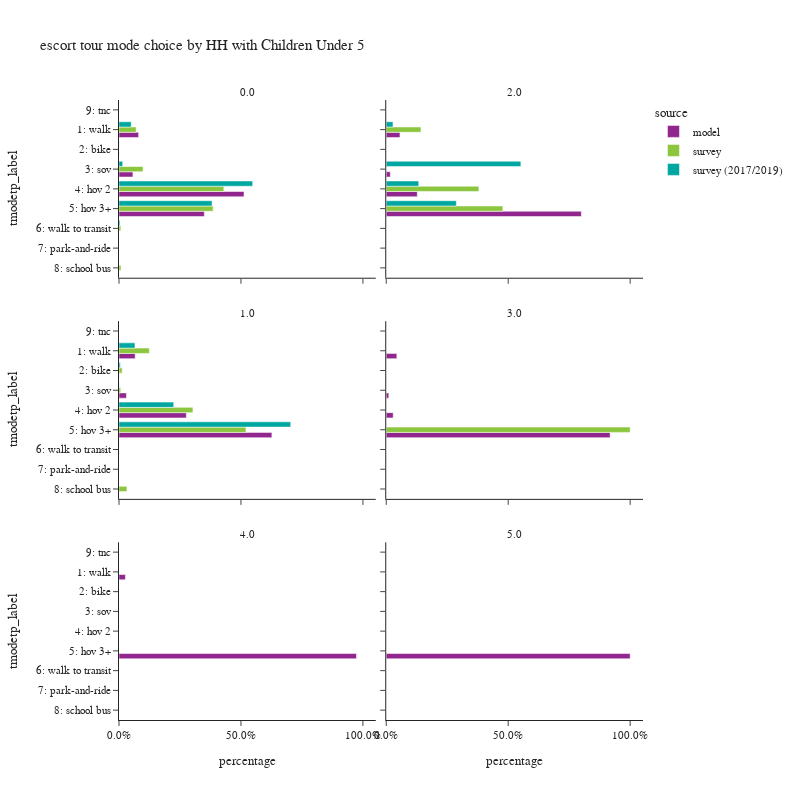

This figure's notebook cell:
### Code cell
plot_mode_choice(es_tour,
                 "hhcu5",
                 {
                  "tmodetp_label":["1: walk","2: bike","3: sov","4: hov 2","5: hov 3+","6: walk to transit",
                                   "7: park-and-ride","8: school bus","9: other–survey only"]},
                 "HH with Children Under 5",2,800)

### Figure 1 — Plotly figure (JSON) as saved in the notebook; plotly's stock layout.template omitted (floating-point values rounded to 4 significant figures)
{"data": [{"alignmentgroup": "True", "customdata": [[4016], [18], [2852], [25621], [17491]], "hovertemplate": "source=model<br>hhcu5=0.0<br>percentage=%{x}<br>tmodetp_label=%{y}<br>sample count=%{customdata[0]}<extra></extra>", "legendgroup": "model", "marker": {"color": "#91268F", "pattern": {"shape": ""}}, "name": "model", "offsetgroup": "model", "orientation": "h", "showlegend": true, "textposition": "auto", "type": "bar", "x": [0.08032, 0.00036, 0.05704, 0.5124, 0.3498], "xaxis": "x5", "y": ["1: walk", "2: bike", "3: sov", "4: hov 2", "5: hov 3+"], "yaxis": "y5"}, {"alignmentgroup": "True", "customdata": [[319], [95], [722], [4539]], "hovertemplate": "source=model<br>hhcu5=2.0<br>percentage=%{x}<br>tmodetp_label=%{y}<br>sample count=%{customdata[0]}<extra></extra>", "legendgroup": "model", "marker": {"color": "#91268F", "pattern": {"shape": ""}}, "name": "model", "offsetgroup": "model", "orientation": "h", "showlegend": false, "textposition": "auto", "type": "bar", "x": [0.05621, 0.01674, 0.1272, 0.7998], "xaxis": "x6", "y": ["1: walk", "3: sov", "4: hov 2", "5: hov 3+"], "yaxis": "y6"}, {"alignmentgroup": "True", "customdata": [[1268], [9], [582], [5280], [11988]], "hovertemplate": "source=model<br>hhcu5=1.0<br>percentage=%{x}<br>tmodetp_label=%{y}<br>sample count=%{customdata[0]}<extra></extra>", "legendgroup": "model", "marker": {"color": "#91268F", "pattern": {"shape": ""}}, "name": "model", "offsetgroup": "model", "orientation": "h", "showlegend": false, "textposition": "auto", "type": "bar", "x": [0.06629, 0.0004705, 0.03043, 0.276, 0.6268], "xaxis": "x3", "y": ["1: walk", "2: bike", "3: sov", "4: hov 2", "5: hov 3+"], "yaxis": "y3"}, {"alignmentgroup": "True", "customdata": [[29], [7], [19], [613]], "hovertemplate": "source=model<br>hhcu5=3.0<br>percentage=%{x}<br>tmodetp_label=%{y}<br>sample count=%{customdata[0]}<extra></extra>", "legendgroup": "model", "marker": {"color": "#91268F", "pattern": {"shape": ""}}, "name": "model", "offsetgroup": "model", "orientation": "h", "showlegend": false, "textposition": "auto", "type": "bar", "x": [0.04341, 0.01048, 0.02844, 0.9177], "xaxis": "x4", "y": ["1: walk", "3: sov", "4: hov 2", "5: hov 3+"], "yaxis": "y4"}, {"alignmentgroup": "True", "customdata": [[1], [37]], "hovertemplate": "source=model<br>hhcu5=4.0<br>percentage=%{x}<br>tmodetp_label=%{y}<br>sample count=%{customdata[0]}<extra></extra>", "legendgroup": "model", "marker": {"color": "#91268F", "pattern": {"shape": ""}}, "name": "model", "offsetgroup": "model", "orientation": "h", "showlegend": false, "textposition": "auto", "type": "bar", "x": [0.02632, 0.9737], "xaxis": "x", "y": ["1: walk", "5: hov 3+"], "yaxis": "y"}, {"alignmentgroup": "True", "customdata": [[2]], "hovertemplate": "source=model<br>hhcu5=5.0<br>percentage=%{x}<br>tmodetp_label=%{y}<br>sample count=%{customdata[0]}<extra></extra>", "legendgroup": "model", "marker": {"color": "#91268F", "pattern": {"shape": ""}}, "name": "model", "offsetgroup": "model", "orientation": "h", "showlegend": false, "textposition": "auto", "type": "bar", "x": [1.0], "xaxis": "x2", "y": ["5: hov 3+"], "yaxis": "y2"}, {"alignmentgroup": "True", "customdata": [[57], [2], [46], [230], [155], [13], [5]], "hovertemplate": "source=survey<br>hhcu5=0.0<br>percentage=%{x}<br>tmodetp_label=%{y}<br>sample count=%{customdata[0]}<extra></extra>", "legendgroup": "survey", "marker": {"color": "#8CC63E", "pattern": {"shape": ""}}, "name": "survey", "offsetgroup": "survey", "orientation": "h", "showlegend": true, "textposition": "auto", "type": "bar", "x": [0.07021, 0.0002472, 0.09858, 0.4297, 0.3858, 0.007433, 0.008033], "xaxis": "x5", "y": ["1: walk", "2: bike", "3: sov", "4: hov 2", "5: hov 3+", "6: walk to transit", "8: school bus"], "yaxis": "y5"}, {"alignmentgroup": "True", "customdata": [[9], [20], [22]], "hovertemplate": "source=survey<br>hhcu5=2.0<br>percentage=%{x}<br>tmodetp_label=%{y}<br>sample count=%{customdata[0]}<extra></extra>", "legendgroup": "survey", "marker": {"color": "#8CC63E", "pattern": {"shape": ""}}, "name": "survey", "offsetgroup": "survey", "orientation": "h", "showlegend": false, "textposition": "auto", "type": "bar", "x": [0.1422, 0.3797, 0.4781], "xaxis": "x6", "y": ["1: walk", "4: hov 2", "5: hov 3+"], "yaxis": "y6"}, {"alignmentgroup": "True", "customdata": [[22], [8], [4], [60], [87], [1]], "hovertemplate": "source=survey<br>hhcu5=1.0<br>percentage=%{x}<br>tmodetp_label=%{y}<br>sample count=%{customdata[0]}<extra></extra>", "legendgroup": "survey", "marker": {"color": "#8CC63E", "pattern": {"shape": ""}}, "name": "survey", "offsetgroup": "survey", "orientation": "h", "showlegend": false, "textposition": "auto", "type": "bar", "x": [0.1242, 0.01292, 0.006913, 0.3031, 0.5204, 0.03244], "xaxis": "x3", "y": ["1: walk", "2: bike", "3: sov", "4: hov 2", "5: hov 3+", "8: school bus"], "yaxis": "y3"}, {"alignmentgroup": "True", "customdata": [[2]], "hovertemplate": "source=survey<br>hhcu5=3.0<br>percentage=%{x}<br>tmodetp_label=%{y}<br>sample count=%{customdata[0]}<extra></extra>", "legendgroup": "survey", "marker": {"color": "#8CC63E", "pattern": {"shape": ""}}, "name": "survey", "offsetgroup": "survey", "orientation": "h", "showlegend": false, "textposition": "auto", "type": "bar", "x": [1.0], "xaxis": "x4", "y": ["5: hov 3+"], "yaxis": "y4"}, {"alignmentgroup": "True", "customdata": [[60], [6], [24], [281], [133], [11], [1]], "hovertemplate": "source=survey (2017/2019)<br>hhcu5=0.0<br>percentage=%{x}<br>tmodetp_label=%{y}<br>sample count=%{customdata[0]}<extra></extra>", "legendgroup": "survey (2017/2019)", "marker": {"color": "#00A7A0", "pattern": {"shape": ""}}, "name": "survey (2017/2019)", "offsetgroup": "survey (2017/2019)", "orientation": "h", "showlegend": true, "textposition": "auto", "type": "bar", "x": [0.05009, 0.0008549, 0.01515, 0.5481, 0.3815, 0.004322, 4.69e-05], "xaxis": "x5", "y": ["1: walk", "2: bike", "3: sov", "4: hov 2", "5: hov 3+", "6: walk to transit", "9: tnc"], "yaxis": "y5"}, {"alignmentgroup": "True", "customdata": [[10], [4], [8], [51]], "hovertemplate": "source=survey (2017/2019)<br>hhcu5=2.0<br>percentage=%{x}<br>tmodetp_label=%{y}<br>sample count=%{customdata[0]}<extra></extra>", "legendgroup": "survey (2017/2019)", "marker": {"color": "#00A7A0", "pattern": {"shape": ""}}, "name": "survey (2017/2019)", "offsetgroup": "survey (2017/2019)", "orientation": "h", "showlegend": false, "textposition": "auto", "type": "bar", "x": [0.02765, 0.5519, 0.1331, 0.2874], "xaxis": "x6", "y": ["1: walk", "3: sov", "4: hov 2", "5: hov 3+"], "yaxis": "y6"}, {"alignmentgroup": "True", "customdata": [[29], [2], [1], [66], [108], [2]], "hovertemplate": "source=survey (2017/2019)<br>hhcu5=1.0<br>percentage=%{x}<br>tmodetp_label=%{y}<br>sample count=%{customdata[0]}<extra></extra>", "legendgroup": "survey (2017/2019)", "marker": {"color": "#00A7A0", "pattern": {"shape": ""}}, "name": "survey (2017/2019)", "offsetgroup": "survey (2017/2019)", "orientation": "h", "showlegend": false, "textposition": "auto", "type": "bar", "x": [0.06545, 0.005227, 0.0008296, 0.2242, 0.7038, 0.0004287], "xaxis": "x3", "y": ["1: walk", "2: bike", "3: sov", "4: hov 2", "5: hov 3+", "6: walk to transit"], "yaxis": "y3"}], "layout": {"annotations": [{"font": {}, "showarrow": false, "text": "4.0", "x": 0.245, "xanchor": "center", "xref": "paper", "y": 0.2867, "yanchor": "bottom", "yref": "paper"}, {"font": {}, "showarrow": false, "text": "5.0", "x": 0.755, "xanchor": "center", "xref": "paper", "y": 0.2867, "yanchor": "bottom", "yref": "paper"}, {"font": {}, "showarrow": false, "text": "1.0", "x": 0.245, "xanchor": "center", "xref": "paper", "y": 0.6433, "yanchor": "bottom", "yref": "paper"}, {"font": {}, "showarrow": false, "text": "3.0", "x": 0.755, "xanchor": "center", "xref": "paper", "y": 0.6433, "yanchor": "bottom", "yref": "paper"}, {"font": {}, "showarrow": false, "text": "0.0", "x": 0.245, "xanchor": "center", "xref": "paper", "y": 1.0, "yanchor": "bottom", "yref": "paper"}, {"font": {}, "showarrow": false, "text": "2.0", "x": 0.755, "xanchor": "center", "xref": "paper", "y": 1.0, "yanchor": "bottom", "yref": "paper"}], "barmode": "group", "height": 800, "legend": {"title": {"text": "source"}, "tracegroupgap": 0}, "title": {"text": "escort tour mode choice by HH with Children Under 5"}, "width": 800, "xaxis": {"anchor": "y", "domain": [0.0, 0.49], "tickformat": ".1%", "title": {"text": "percentage"}}, "xaxis2": {"anchor": "y2", "domain": [0.51, 1.0], "matches": "x", "tickformat": ".1%", "title": {"text": "percentage"}}, "xaxis3": {"anchor": "y3", "domain": [0.0, 0.49], "matches": "x", "showticklabels": false, "tickformat": ".1%"}, "xaxis4": {"anchor": "y4", "domain": [0.51, 1.0], "matches": "x", "showticklabels": false, "tickformat": ".1%"}, "xaxis5": {"anchor": "y5", "domain": [0.0, 0.49], "matches": "x", "showticklabels": false, "tickformat": ".1%"}, "xaxis6": {"anchor": "y6", "domain": [0.51, 1.0], "matches": "x", "showticklabels": false, "tickformat": ".1%"}, "yaxis": {"anchor": "x", "categoryarray": ["9: other–survey only", "8: school bus", "7: park-and-ride", "6: walk to transit", "5: hov 3+", "4: hov 2", "3: sov", "2: bike", "1: walk"], "categoryorder": "array", "domain": [0.0, 0.2867], "title": {"text": "tmodetp_label"}}, "yaxis2": {"anchor": "x2", "domain": [0.0, 0.2867], "matches": "y", "showticklabels": false}, "yaxis3": {"anchor": "x3", "categoryarray": ["9: other–survey only", "8: school bus", "7: park-and-ride", "6: walk to transit", "5: hov 3+", "4: hov 2", "3: sov", "2: bike", "1: walk"], "categoryorder": "array", "domain": [0.3567, 0.6433], "matches": "y", "title": {"text": "tmodetp_label"}}, "yaxis4": {"anchor": "x4", "domain": [0.3567, 0.6433], "matches": "y", "showticklabels": false}, "yaxis5": {"anchor": "x5", "categoryarray": ["9: other–survey only", "8: school bus", "7: park-and-ride", "6: walk to transit", "5: hov 3+", "4: hov 2", "3: sov", "2: bike", "1: walk"], "categoryorder": "array", "domain": [0.7133, 1.0], "matches": "y", "title": {"text": "tmodetp_label"}}, "yaxis6": {"anchor": "x6", "domain": [0.7133, 1.0], "matches": "y", "showticklabels": false}}}
